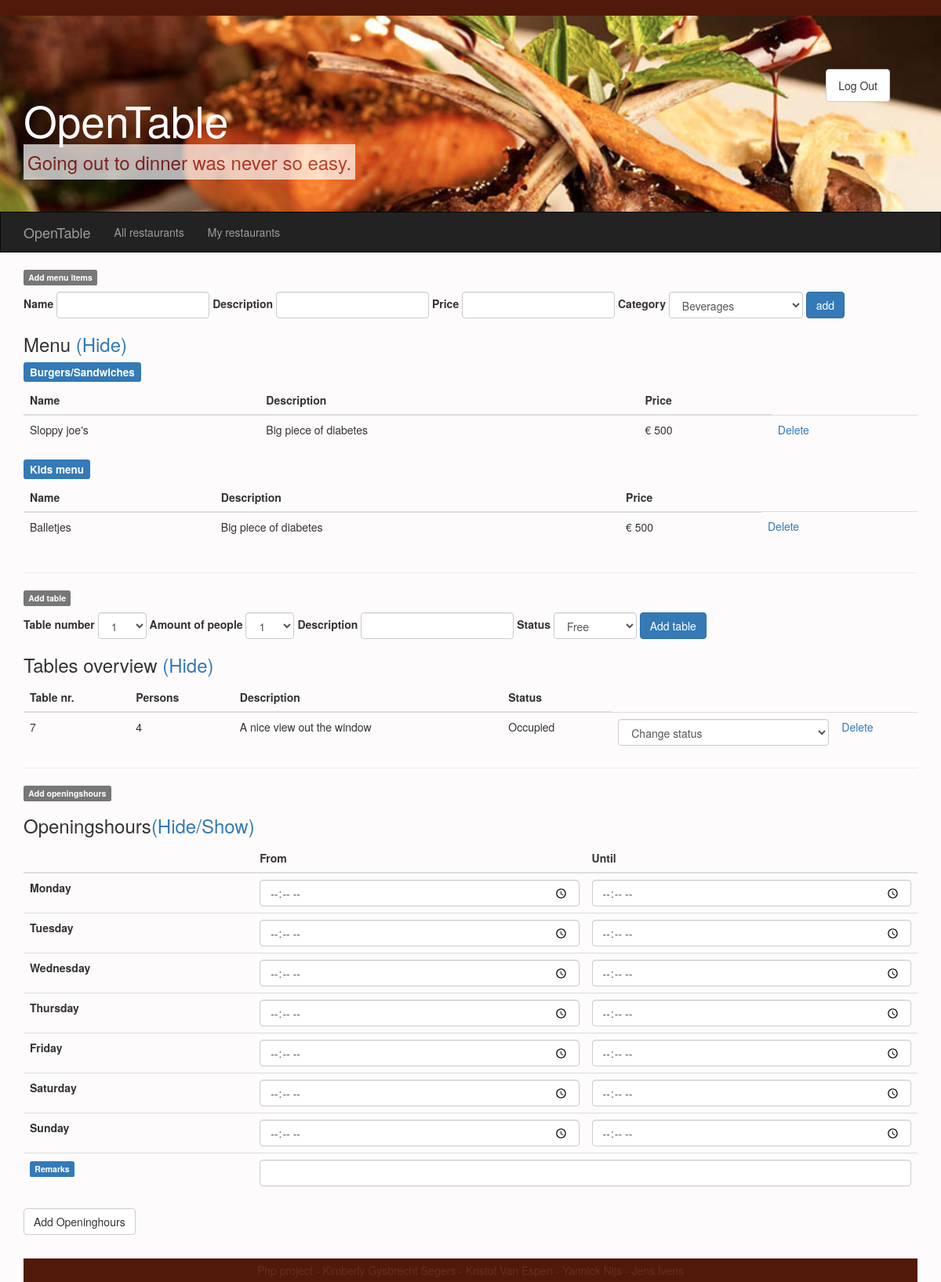
The page /managerestaurant.php?id=3 (signed in) on the database its author committed.
### tables this page shows
CREATE TABLE IF NOT EXISTS `menu` (
  `menu_id` int(11) NOT NULL AUTO_INCREMENT,
  `menu_name` longtext NOT NULL,
  `menu_description` longtext NOT NULL,
  `menu_price` int(11) NOT NULL,
  `menu_category` varchar(255) NOT NULL,
  `restaurant_id` int(11) NOT NULL,
  PRIMARY KEY (`menu_id`)
);

CREATE TABLE IF NOT EXISTS `table` (
  `table_id` int(11) NOT NULL AUTO_INCREMENT,
  `table_nr` varchar(255) NOT NULL,
  `table_persons` int(11) NOT NULL,
  `table_status` varchar(255) NOT NULL,
  `table_description` longtext NOT NULL,
  `restaurant_id` int(11) NOT NULL,
  PRIMARY KEY (`table_id`)
);

### classes/Menu.class.php (called while the page is built, shortened)
<?php
	include_once('Db.class.php');
	class Menu
	{
		public function getBurgerSandwiches($restaurantID)
		{
			$db = new Db();
			$sql = "SELECT * FROM menu WHERE menu_category = 'burgerSandwiches' AND restaurant_id = '$restaurantID'";
			$result = $db->conn->query($sql);
			if($result)
			{
				$rows = array();
				while ($row = mysqli_fetch_array($result, MYSQL_ASSOC))
				{
				    $rows[] = $row;
				}
				return $rows;
			}
		}
		public function getKidsMenu($restaurantID)
		{
			$db = new Db();
			$sql = "SELECT * FROM menu WHERE menu_category = 'kidsMenu' AND restaurant_id = '$restaurantID'";
			$result = $db->conn->query($sql);
			if($result)
			{
				$rows = array();
				while ($row = mysqli_fetch_array($result, MYSQL_ASSOC))
				{
				    $rows[] = $row;
				}
				return $rows;
			}
		}
	}
?>

### classes/Db.class.php (called while the page is built)
<?php
	class Db
	{
		private $m_sHost = "localhost";
		private $m_sUser = "root";
		private $m_sPassword = "";
		private $m_sDatabase = "opentable";
		public function __construct()
		{
			$this->conn = new mysqli($this->m_sHost, $this->m_sUser, $this->m_sPassword, $this->m_sDatabase);
		}
	}
 ?>

### classes/Table.class.php (called while the page is built, shortened)
<?php
	include_once('Db.class.php');
	class Table
	{
		public function getSpecificTablesfromRestaurant($restaurantID)
		{
			$db = new Db();
			$sql = "SELECT * FROM `table` WHERE restaurant_id = '$restaurantID'";
			$result = $db->conn->query($sql);
			if($result)
			{
				$rows = array();
				while ($row = mysqli_fetch_array($result, MYSQL_ASSOC))
				{
				    $rows[] = $row;
				}
				return $rows;
			}
		}
	}
?>

### managerestaurant.php (the view, shortened to what this page needs)
<?php
	$restaurantID = $_GET['id'];
	include_once("classes/Menu.class.php");
 	$menu = new Menu();
	$menuListBurgerSandwiches = $menu->getBurgerSandwiches($restaurantID);
	$menuListKidsMenu = $menu->getKidsMenu($restaurantID);
	include_once('classes/Restaurant.class.php');
	include_once('classes/Table.class.php');
	$table = new Table();
	$tableList = $table->getSpecificTablesfromRestaurant($restaurantID);
 ?><!doctype html>
<html lang="en">
	<head>
		<link rel="stylesheet" href="css/reset.css">
		<link rel="stylesheet" href="//netdna.bootstrapcdn.com/bootstrap/3.1.1/css/bootstrap.min.css">
		<link rel="stylesheet" href="css/style.css">
	</head>
	<body>
	<header>
	</header>
	<div class="jumbotron">
		<div class="container">
			<section id="userLog">
			<?php
				if(isset($_SESSION['ownerIdentity'])) { ?>
					<ul class="nav nav-pills">
						<li><a class="btn btn-default" href="logout.php">Log Out</a></li>
					</ul>
				<?php }
				else { ?>
					<ul class="nav nav-pills">
						<li><a class="btn btn-default" href="login.php">Log In</a></li>
					</ul>
				<?php }
			?>
			</section>
			<h2>OpenTable</h2>
			<h3 class="slogan">Going out to dinner was never so easy.</h3>
		</div>
	</div>
    <div class="navbar navbar-inverse" role="navigation">
      <div class="container">
        <div class="navbar-header">
          <a class="navbar-brand" href="index.php">OpenTable</a>
        </div>
        <div class="navbar-collapse collapse">
			<?php
			if(isset($_SESSION['ownerIdentity'])) { ?>
				<ul class="nav navbar-nav">
					<li><a href="index.php">All restaurants</a></li>
					<li><a href="myRestaurants.php">My restaurants</a></li>
				</ul>
			<?php }
			else { ?>
				<ul class="nav navbar-nav">
					<li><a href="index.php">All restaurants</a></li>
				</ul>
			<?php }
			?>
		</div>
      </div>
    </div>
	<div class="container">
		<div id="menuView">
			<div class="row">
				<div class="col-sm-12">
					<p><span class="label label-default">Add menu items</span></p>
					<form action='' method="post" role="form" class="form-inline">
						<div class="form-group">
							<label for="menu_name">Name</label>
							<input class="form-control" id="menu_name" type="text" name="menu_name" required>
						</div>
						<div class="form-group">
							<label for="menu_description">Description</label>
							<input class="form-control" type="text" id="menu_description" name="menu_description" required>
						</div>
						<div class="form-group">
							<label for="menu_price">Price</label>
							<input class="form-control" type="text" id="menu_price" name="menu_price" required>
						</div>
						<div class="form-group">
							<label for="menu_category">Category</label>
							<select class="form-control" id="menu_category" name="menu_category">
									<option value="beverages">Beverages</option>
							</select>
						</div>
						<div class="form-group">
							<input class="btn btn-primary" type="submit" id='btnSubmit' name="add_menu" value="add">
						</div>
					</form>
				</div>
			</div>
				<div class="row">
					<div class="col-sm-12">
						<h3>Menu <span class="toggleMenu"><a href="#">(Hide)</a></span></h3>
						<div class="menu">
							<?php if(isset($menuListBurgerSandwiches) && !empty($menuListBurgerSandwiches))
							{ ?>
								<div>
									<h4><span class="label label-primary">Burgers/Sandwiches</span></h4>
									<table class="table">
										<thead>
											<tr>
												<th>Name</th>
												<th>Description</th>
												<th>Price</th>
											</tr>
										</thead>
										<tbody id="burgerList">
											<?php
												foreach ($menuListBurgerSandwiches as $menuItem)
												{
													?>
													<tr>
														<td><?php echo ucfirst($menuItem['menu_name']); ?></td>
														<td><?php echo ucfirst($menuItem['menu_description']); ?></td>
														<td><?php echo "€ " . $menuItem['menu_price']; ?></td>
														<td><a href='#' class="deleteMenuItem" data-delete-menu-item="<?php echo $menuItem["menu_id"]; ?>">Delete</a></td>
													</tr>
												<?php } ?>
										</tbody>
									</table>
								</div>
							<?php } ?>
							<?php if(isset($menuListKidsMenu) && !empty($menuListKidsMenu))
							{ ?>
								<div>
									<h4><span class="label label-primary">Kids menu</span></h4>
									<table class="table">
										<thead>
											<tr>
												<th>Name</th>
												<th>Description</th>
												<th>Price</th>
											</tr>
										</thead>
										<tbody id="kidsList">
											<?php
												foreach ($menuListKidsMenu as $menuItem)
												{
													?>
													<tr>
														<td><?php echo ucfirst($menuItem['menu_name']); ?></td>
														<td><?php echo ucfirst($menuItem['menu_description']); ?></td>
														<td><?php echo "€ " . $menuItem['menu_price']; ?></td>
														<td><a href='#' class="deleteMenuItem" data-delete-menu-item="<?php echo $menuItem["menu_id"]; ?>">Delete</a></td>
													</tr>
												<?php } ?>
										</tbody>
									</table>
								</div>
							<?php } ?>
					</div>
					</div>
				</div>
			</div>
			<hr>
			<div id="tableView">
			<div class="row">
			<div class="col-sm-12">
			<p><span class="label label-default">Add table</span></p>
			<form action="" method="POST" role="form" class="form-inline">
				<div class="form-group">
				<label for="tableNumber">Table number</label>
				<select class="form-control" id="tableNumber" name="table_number">
					<option value="1">1</option>
				</select>
				</div>
				<div class="form-group">
				<label for="tablePeople">Amount of people</label>
				<select class="form-control" id="tablePeople" name="table_people" required>
					<option value="1">1</option>
				</select>
				</div>
				<div class="form-group">
				<label for="tableDescription">Description</label>
	   			<input class="form-control" id="tableDescription" name="table_description"/>
				</div>
				<div class="form-group">
	   			<label for="tableStatus">Status</label>
				<select class="form-control" id="tableStatus" name="table_status">
					<option value="Free">Free</option>
				</select>
				</div>
				<div class="form-group">
				<input class="btn btn-primary" type="submit" id="tableSave" name="table_add" value="Add table">
				</div>
			</form>
			</div>
			</div>
			<div class="row">
				<div class="col-sm-12">
					<h3>Tables overview <span class="toggleTable"><a href="#">(Hide)</a></span></h3>
					<div class="tableToggle">
					<table class="table">
						<thead>
							<tr>
								<th>Table nr.</th>
								<th>Persons</th>
								<th>Description</th>
								<th>Status</th>
							</tr>
						</thead>
						<tbody id="tableList">
							<?php
								foreach($tableList as $tableItem)
								{ ?>
										<tr>
											<td><?php echo $tableItem['table_nr']; ?></td>
											<td><?php echo $tableItem['table_persons']; ?></td>
											<td><?php echo ucfirst($tableItem['table_description']); ?></td>
											<td class="tableStatusText"><?php echo ucfirst($tableItem['table_status']); ?></td>
											<td>
												<select class="form-control changeTableStatus" name="change_table_status" data-change-status-table="<?php echo $tableItem["table_id"]; ?>">
													<option value="" disabled selected>Change status</option>
												</select>
											</td>
											<td><a href='#' class="deleteTable" data-delete-table="<?php echo $tableItem["table_id"]; ?>">Delete</a></td>
										</tr>
								<?php }
							?>
						</tbody>
					</table>
					<hr>
					<div id="openingshoursview">
						<p><span class="label label-default">Add openingshours</span></p>
						<h3>Openingshours<span class="toggleHours"><a href="#">(Hide/Show)</a></span></h3>
					<form action="" method="post" role="form">
						<table class="table">
							<thead>
								<tr>
									<th>&nbsp;</th>
									<th>From</th>
									<th>Until</th>
								</tr>
							</thead>
							<tbody>
								<tr>
									<td><strong>Monday</strong></td>
									<td><input class="form-control" type="time" name="monday_from" id="monday_from"></td>
									<td><input class="form-control" type="time" name="monday_until" id="monday_until"></td>
								</tr>
								<tr>
									<td><strong>Tuesday</strong></td>
									<td><input class="form-control" type="time" name="tuesday_from" id="tuesday_from"></td>
									<td><input class="form-control" type="time" name="tuesday_until" id="tuesday_until"></td>
								</tr>
								<tr>
									<td><strong>Wednesday</strong></td>
									<td><input class="form-control" type="time" name="wednesday_from" id="wednesday_from"></td>
									<td><input class="form-control" type="time" name="wednesday_until" id="wednesday_until"></td>
								</tr>
								<tr>
									<td><strong>Thursday</strong></td>
									<td><input class="form-control" type="time" name="thursday_from" id="thursday_from"></td>
									<td><input class="form-control" type="time" name="thursday_until" id="thursday_until"></td>
								</tr>
								<tr>
									<td><strong>Friday</strong></td>
									<td><input class="form-control" type="time" name="friday_from" id="friday_from"></td>
									<td><input class="form-control" type="time" name="friday_until" id="friday_until"></td>
								</tr>
								<tr>
									<td><strong>Saturday</strong></td>
									<td><input class="form-control" type="time" name="saturday_from" id="saturday_from"></td>
									<td><input class="form-control" type="time" name="saturday_until" id="saturday_until"></td>
								</tr>
								<tr>
									<td><strong>Sunday</strong></td>
									<td><input class="form-control" type="time" name="sunday_from" id="sunday_from"></td>
									<td><input class="form-control" type="time" name="sunday_until" id="sunday_until"></td>
								</tr>
								<tr>
									<td><strong><span class="label label-primary">Remarks</span></strong></td>
									<td colspan="2"><input class="form-control" type="text" name="remarks" id="remarks"></td>
								</tr>
							</tbody>
						</table>
					<div class="form-group">
						<input class="btn btn-default" type="submit" value="Add Openinghours" name="add_openinghours" id="add_openinghours">
					</div>
					</form>
					</div>
				</div>
			</div>
			</div>
		</div>
	<footer>
		Php project - Kimberly Gysbrecht Segers - Kristof Van Espen - Yannick Nijs - Jens Ivens
	</footer>
	</body>
</html>

### css/style.css (style rules this page uses)
body { background-color: #fdfbfb; }
.jumbotron { background-image: url(../images/banner.jpg); background-size: cover; width: 100%; background-color: green; height: 250px; width: 100%; margin-bottom: 0px; position: relative; }
.jumbotron h2 { color: white; font-size: 55px; padding-top: 35px; }
.slogan { background-color:white; display:inline; opacity: 0.7; padding:5px; color:brown; }
footer { width: 100%; background-color: #511909; color: #65301b; text-align: center; padding-top: 5px; padding-bottom: 5px; clear:both; margin-top: 15px; }
header { width: 100%; background-color: #511909; color: #65301b; }
table.table thead tr th { font-weight: bold; }
.container { position: relative; }
#userLog { position: absolute; top:20px; right:50px; }
.navbar { border-radius: 0px; }

### rows shown on the page
menu: menu_name "Sloppy joe's", menu_description "Big piece of diabetes", menu_price "500"
menu: menu_name "Balletjes", menu_description "Big piece of diabetes", menu_price "500"
table: table_nr "7", table_persons "4", table_description "A nice view out the window", table_status "Occupied"
